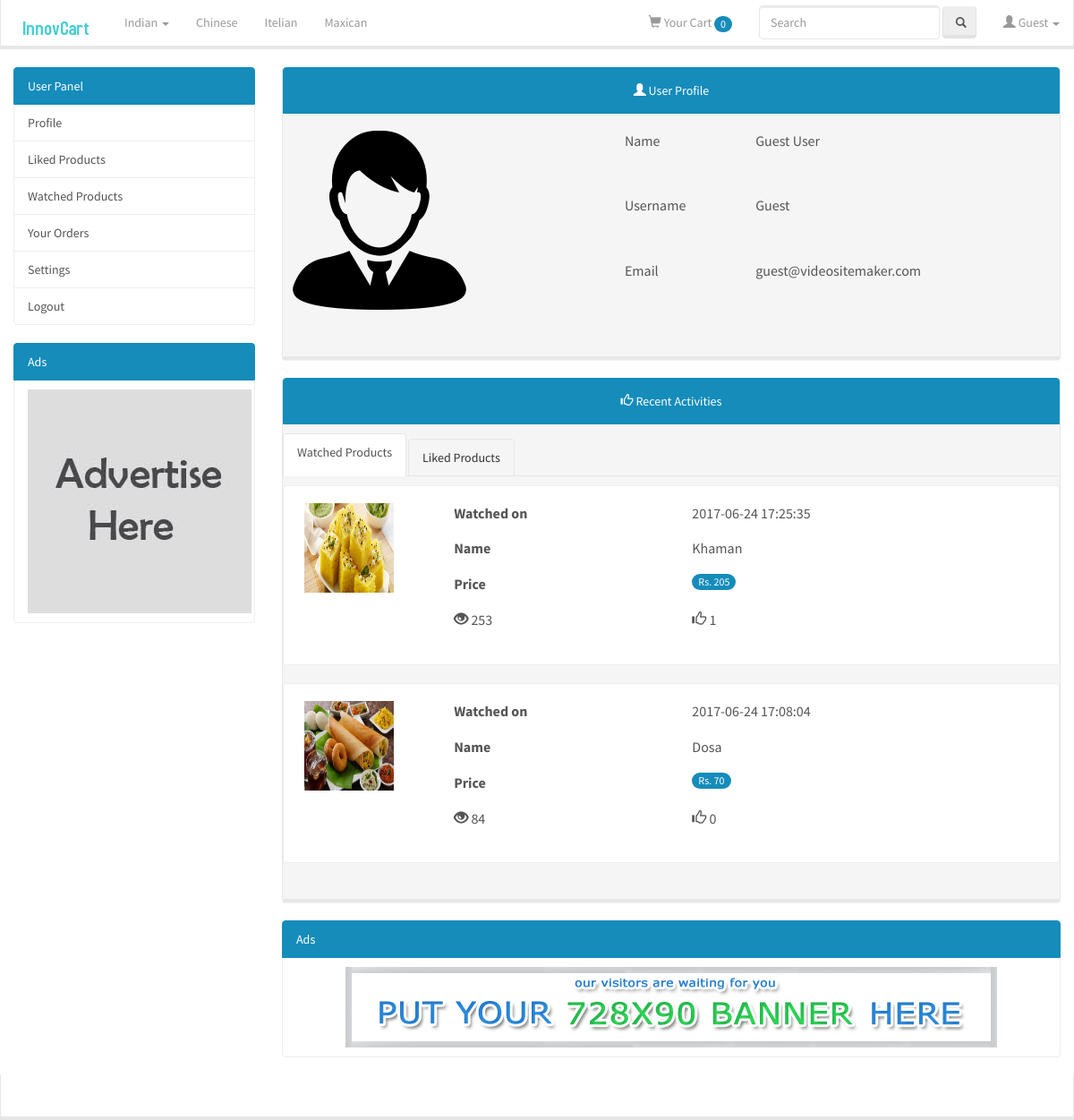
Screenshot of /profile.php (signed in) with the database file from the repository.
### tables this page shows
CREATE TABLE `website_attrib` (
  `web_name` varchar(100) NOT NULL,
  `web_title` varchar(100) NOT NULL,
  `web_des` text NOT NULL,
  `web_robots` enum('follow,index','nofollow,index','follow,index','nofollow,noindex') NOT NULL DEFAULT 'follow,index',
  `web_copy` varchar(100) NOT NULL,
  `web_keywords` text NOT NULL,
  `web_facebook` varchar(400) NOT NULL,
  `web_id` int(11) NOT NULL,
  `web_fev` varchar(200) DEFAULT NULL,
  `web_logo` varchar(200) DEFAULT NULL,
  `pageviews` int(11) NOT NULL DEFAULT '0',
  `ads_click` int(11) NOT NULL DEFAULT '0'
);

CREATE TABLE `categories` (
  `cat_id` int(11) NOT NULL,
  `cat_name` varchar(100) NOT NULL,
  `cat_robots` enum('follow,index','follow,noindex','nofollow,noindex','nofollow,index') NOT NULL DEFAULT 'follow,index',
  `cat_description` varchar(200) NOT NULL,
  `cat_keywords` varchar(200) NOT NULL
);

CREATE TABLE `ads` (
  `ad_id` int(11) NOT NULL,
  `ad_type` enum('72890','250250','60090','') NOT NULL,
  `ad_link` varchar(200) NOT NULL,
  `ad_imglink` varchar(200) NOT NULL,
  `ad_clicks` int(11) NOT NULL DEFAULT '0'
);

CREATE TABLE `members` (
  `user_id` int(11) NOT NULL,
  `user_email` varchar(200) NOT NULL,
  `user_username` varchar(100) NOT NULL,
  `user_fname` varchar(100) NOT NULL,
  `user_lname` varchar(100) NOT NULL,
  `user_mob` varchar(15) NOT NULL,
  `user_gender` enum('Male','Female','','') NOT NULL,
  `user_pass` varchar(32) NOT NULL
);

CREATE TABLE `videos` (
  `vid_id` int(11) NOT NULL,
  `subcat_id` int(11) NOT NULL,
  `cat_name` varchar(100) NOT NULL,
  `views` int(11) DEFAULT '0',
  `likes` int(11) NOT NULL DEFAULT '0',
  `snapshot_link` varchar(500) DEFAULT NULL,
  `vid_name` text NOT NULL,
  `vid_keywords` varchar(200) NOT NULL,
  `vid_robots` enum('follow,index','nofollow,index','follow,noindex','nofollow,noindex') NOT NULL DEFAULT 'follow,index',
  `vid_by` varchar(200) NOT NULL,
  `vid_price` float NOT NULL,
  `vid_quant` int(11) NOT NULL,
  `vid_desc` text NOT NULL,
  `vid_color` varchar(20) NOT NULL,
  `vid_weight` varchar(10) NOT NULL,
  `vid_size` varchar(20) NOT NULL
);

CREATE TABLE `member_watch` (
  `watch_id` int(11) NOT NULL,
  `watch_by` varchar(100) NOT NULL,
  `watch_vid` int(11) NOT NULL,
  `watch_time` timestamp NOT NULL DEFAULT CURRENT_TIMESTAMP ON UPDATE CURRENT_TIMESTAMP,
  `watch_count` int(11) NOT NULL DEFAULT '1'
);

### profilecontent.php (the view, shortened to what this page needs)
<?php
	if(isset($_SESSION['username'])){
		$usrnm=$_SESSION['username'];
		$sql="SELECT * FROM members WHERE user_username='$usrnm'";
		$result=$conn->query($sql);
		if($result->num_rows > 0){
			while($row=$result->fetch_assoc()){
				$fname=$row['user_fname'];
				$lname=$row['user_lname'];
				$gender=$row['user_gender'];
				$uemail=$row['user_email'];
			}
		}
	}
?>
<div class="panel panel-primary">
  <div class="panel-body list-group-item active"><center><span class="glyphicon glyphicon-user"></span> User Profile</center></div>
  <div class="panel-footer">
  		<form action="#" method="POST">
	<div class="row">
			<table class="table table-hover">
			<tr><td rowspan="3">
				<img src="images/<?php if($gender=="Male") echo 'muser.png'; else echo 'fuser.png'; ?>" />
			</td><td>Name </td><td><?php echo $fname.' '.$lname;?> </td>
			<tr><td>Username </td><td>
			<?php echo $_SESSION['username']; ?>
			</td></tr>
			<tr><td>Email </td><td>
			<?php echo $uemail; ?>
			</td></tr>
			</table>
	</div>
			</form>
  </div>
 </div>
 <div class="panel panel-primary">
  <div class="panel-body list-group-item active"><center><span class="glyphicon glyphicon-thumbs-up"></span> Recent Activities</center></div>
  <div class="panel-footer">
	<div class="row">
	<ul class="nav nav-tabs">
    <li class="active"><a data-toggle="tab" href="#watchhis">Watched Products</a></li>
    <li><a data-toggle="tab" href="#likehis">Liked Products</a></li>
  </ul>
  <div class="tab-content">
    <div id="watchhis" class="tab-pane fade in active">
      <p>
		<div class="row">
	<?php
					$suser=$_SESSION['username'];
					$sql="SELECT * FROM videos,member_watch WHERE watch_vid=vid_id and watch_by='$suser' ORDER BY watch_time DESC LIMIT 15";
	$result=$conn->query($sql);
	if($result->num_rows > 0){
		while($row=$result->fetch_assoc()){
			echo '<a class="col-sm-12" style="text-decoration:none;" title="'.$row['vid_name'].'" href="showproduct.php?id='.$row['vid_id'].'">
			<div class="list-group">
			  <div class="list-group-item" align="center">
			  <table class="table table-hover"><tr><td width="20%" rowspan="4"><img src="';
			  if($row['snapshot_link']==NULL){
				  echo './images/products/default.png';
			  }else{
				  echo $row['snapshot_link'];
			  }
			  echo '" style="height: 100px;width: 100px;">
			  </td><td><b>Watched on </b></td><td>'.$row['watch_time'].'</tr>
			  <tr></td><td><b>Name </b></td><td>'.$row['vid_name'].'</tr>
			  <tr><td><b>Price </b></td><td><span class="badge">Rs. '.$row['vid_price'].'</span></td></tr>
			  <tr><td><b><span class="glyphicon glyphicon-eye-open"></span> </b>'.$row['views'].'</b></td><td><span class="glyphicon glyphicon-thumbs-up"></span> </b>'.$row['likes'].'</td></tr>
			  </table>
			  </div>
			</div>
			</a>';
		}
	}else{
		echo "<center>New Video Watch History.</center>";
	}
	?>
</div>
	  </p>
    </div>
  </div>
  </div>
  </div>
 </div>

### menu.php (shortened to what this page needs)
<nav class="navbar navbar-inverse" style="border-radius: 0px;">
  <div class="container-fluid">
    <div class="navbar-header">
      <a class="navbar-brand" href="index.php"><?php
	  if($weblogo==NULL)
		  echo $website_name;
	  else
		echo '<img src="'.$weblogo.'">'; ?></a>
    </div>
	<?php
	$sql="SELECT * FROM categories";
	$result=$conn->query($sql);
	while($row=$result->fetch_assoc()){
		$catname=$row['cat_name'];
		$subsql="SELECT * FROM subcat WHERE cat_name='$catname'";
		$subresult=$conn->query($subsql);
		echo '<ul class="nav navbar-nav">
				<li class="dropdown">';
		if($subresult->num_rows > 0){
			echo '<a class="dropdown-toggle" data-toggle="dropdown"> '.$row['cat_name'];
			echo'		<span class="caret"></span></a>
				<ul class="dropdown-menu" style="width:200%">';
			echo'</ul></a> ';
		}else{
			echo '<a href="viewsubcat.php?catid='.$row['cat_name'].'"> '.$row['cat_name'].'</a>';
		}
		echo '
			  </li>
			</ul>';
	}
	?>
    <ul class="nav navbar-nav navbar-right">
		  <?php
			echo '<li class="dropdown">
					  <a href="showcart.php"  ><span class="glyphicon glyphicon-shopping-cart"></span> Your Cart <span class="badge"><div id="added">';
					  if(isset($_SESSION['shop_cart'])){
						  echo count($_SESSION['shop_cart']);
					  }else{
						  echo '0';
					  }
					  echo '</div></span></a>
					  </li>';
		  ?>
		<li>
			   <form class="navbar-form navbar-left" action="search.php" method="GET">
			  <div class="form-group">
				<input type="text" class="form-control" placeholder="Search" name="term">
			  </div>
			  <button type="submit" class="btn btn-default"><span class="glyphicon glyphicon-search" style="padding:15%;"></span></button>
			</form>
		</li>
		<?php
			if(isset($_SESSION['username'])){
				echo '<li class="dropdown">
					  <a class="dropdown-toggle" data-toggle="dropdown"><span class="glyphicon glyphicon-user"></span> '.$_SESSION['username'].'
						<span class="caret"></span></a>
						<ul class="dropdown-menu" style="width:200%">
						<div class="list-group">
									<a href="profile.php" class="list-group-item">Profile</a>
									<a href="likehistory.php" class="list-group-item">Liked Products</a>
									<a href="viewhistory.php" class="list-group-item">Watched Products</a>
									<a href="orders.php" class="list-group-item">Your Orders</a>
									<a href="usersetting.php" class="list-group-item">Settings</a>
								  <a href="logout.php" class="list-group-item" id="tlogin" name="tlogin">Logout</a>
						</div>
						</ul>
					  </li>';
			}
		?>
    </ul>
  </div>
</nav>

### leftads.php (shortened to what this page needs)
<?php
$sql="SELECT * FROM ads WHERE ad_type='250250'";
$result=$conn->query($sql);
if($result->num_rows > 0)
{
	while($row=$result->fetch_assoc()){
		echo '<ul class="list-group">
	<li class="list-group-item active">Ads</li>
		<a href="'.$row['ad_link'].'" class="list-group-item" onclick="count1();" target="_blank"><center><img src="'.$row['ad_imglink'].'" /></center></a>
</ul>';
	}
}
?>

### midads.php (shortened to what this page needs)
<?php
$sql="SELECT * FROM ads WHERE ad_type='72890'";
$result=$conn->query($sql);
if($result->num_rows > 0)
{
	while($row=$result->fetch_assoc()){
		echo '<ul class="list-group">
	<li class="list-group-item active">Ads</li>
		<a href="'.$row['ad_link'].'" class="list-group-item" onclick="count2();" target="_blank"><center><img src="'.$row['ad_imglink'].'" /></center></a>
</ul>';
	}
}
?>

### rows the page displays
website_attrib: web_logo (picture)
categories: cat_name "Indian"
categories: cat_name "Chinese"
categories: cat_name "Itelian"
categories: cat_name "Maxican"
ads: ad_imglink (picture)
members: user_fname "Guest", user_lname "User", user_email "guest@videositemaker.com"
videos: snapshot_link (picture), member_watch.watch_time "2017-06-24 17:25:35", vid_name "Khaman", vid_price "205", views "253", likes "1"
videos: snapshot_link (picture), member_watch.watch_time "2017-06-24 17:08:04", vid_name "Dosa", vid_price "70", views "84", likes "0"
ads: ad_imglink (picture)

### other values shown
$_SESSION['username'] "Guest"
